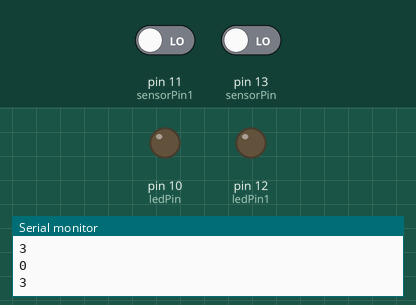
Bench run of a sketch on a simulated Arduino Uno, built with avr-gcc and run on an emulated ATmega328P. On the bench: output pins drawn as LEDs (lit = HIGH), the last lines printed to the serial monitor. Inputs (shaded band) come from the test bench; at power-on: pin 11 (sensorPin1) LOW, pin 13 (sensorPin) LOW.

Above: at 1.2 s.
1.3 s: pin 11 (sensorPin1) driven HIGH
At 2.4 s:
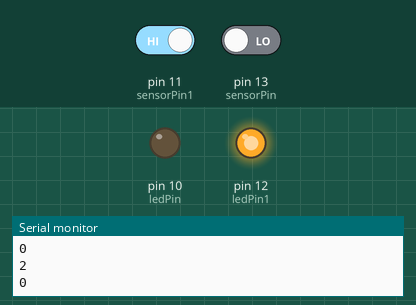
2.8 s: pin 13 (sensorPin) driven HIGH
At 3.4 s:
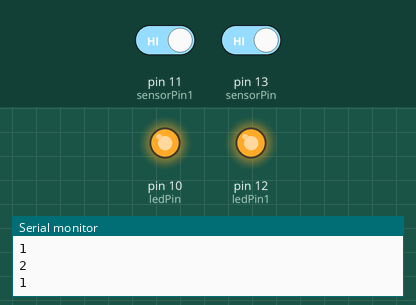
4.3 s: pin 11 (sensorPin1) driven LOW
At 5.5 s:
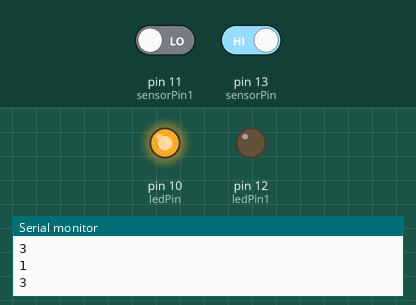
5.8 s: pin 13 (sensorPin) driven LOW
At 6.7 s:
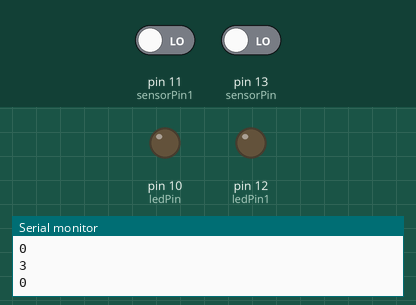
Timing chart, 0 to 8.3 s (numbered marks = the images above; inputs shaded):
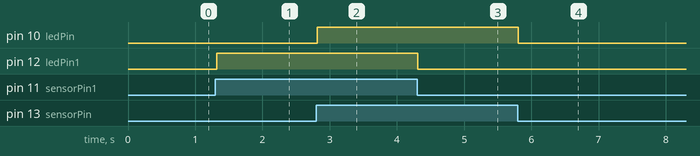

The sketch:

sketch_sep21a1.ino
```cpp
//Digital Capacitive Touch Sensor Arduino Interfacing

#define sensorPin 13 // capactitive touch sensor - Arduino Digital pin D1
#define sensorPin1 11

int ledPin = 10; // Output display LED (on board LED) - Arduino Digital pin D13

int ledPin1 = 12;


void setup() {
  Serial.begin(9600);
  pinMode(ledPin, OUTPUT);
  pinMode(sensorPin, INPUT);

  pinMode(ledPin1, OUTPUT);
  pinMode(sensorPin1, INPUT);
}

void loop() {
  int senseValue = digitalRead(sensorPin);
  if (senseValue == HIGH){
    digitalWrite(ledPin, HIGH);
    Serial.println("1");
  }
  else{
    digitalWrite(ledPin,LOW);
    Serial.println("0");
  }
  delay(10);

   int senseValue1 = digitalRead(sensorPin1);
  if (senseValue1 == HIGH){
    digitalWrite(ledPin1, HIGH);
    Serial.println("2");
  }
  else{
    digitalWrite(ledPin1,LOW);
    Serial.println("3");
  }
  delay(10);

}
```

Measured:
- after the input at 1.3 s, pin 12 (ledPin1): LOW → HIGH at once
- after the input at 2.8 s, pin 10 (ledPin): LOW → HIGH at once
- after the input at 4.3 s, pin 12 (ledPin1): HIGH → LOW at once
- after the input at 5.8 s, pin 10 (ledPin): HIGH → LOW at once
